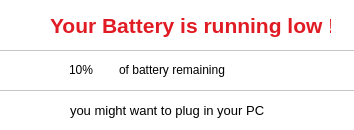
<?xml version="1.0" encoding="UTF-8"?>
<ui version="4.0">
 <class>Warning_Form</class>
 <widget class="QWidget" name="Warning_Form">
  <property name="geometry">
   <rect>
    <x>0</x>
    <y>0</y>
    <width>354</width>
    <height>130</height>
   </rect>
  </property>
  <property name="windowTitle">
   <string>Alert Battery</string>
  </property>
  <property name="styleSheet">
   <string notr="true">background-color: rgb(255, 255, 255)</string>
  </property>
  <widget class="QLabel" name="label_name">
   <property name="geometry">
    <rect>
     <x>50</x>
     <y>10</y>
     <width>281</width>
     <height>31</height>
    </rect>
   </property>
   <property name="frameShape">
    <enum>QFrame::NoFrame</enum>
   </property>
   <property name="frameShadow">
    <enum>QFrame::Sunken</enum>
   </property>
   <property name="text">
    <string>&lt;html&gt;&lt;head/&gt;&lt;body&gt;&lt;p&gt;&lt;span style=&quot; font-size:16pt; font-weight:600; color:#e01b24;&quot;&gt;Your Battery is running low !&lt;/span&gt;&lt;/p&gt;&lt;/body&gt;&lt;/html&gt;</string>
   </property>
  </widget>
  <widget class="QLabel" name="label">
   <property name="geometry">
    <rect>
     <x>10</x>
     <y>10</y>
     <width>31</width>
     <height>31</height>
    </rect>
   </property>
   <property name="text">
    <string/>
   </property>
   <property name="pixmap">
    <pixmap resource="Icon.qrc">:/newPrefix/PBL_Image&amp;Icon/warning.png</pixmap>
   </property>
   <property name="scaledContents">
    <bool>true</bool>
   </property>
  </widget>
  <widget class="QLabel" name="label_name_2">
   <property name="geometry">
    <rect>
     <x>70</x>
     <y>100</y>
     <width>201</width>
     <height>21</height>
    </rect>
   </property>
   <property name="text">
    <string>&lt;html&gt;&lt;head/&gt;&lt;body&gt;&lt;p&gt;&lt;span style=&quot; font-size:10pt; color:#000000;&quot;&gt;you might want to plug in your PC&lt;/span&gt;&lt;/p&gt;&lt;/body&gt;&lt;/html&gt;</string>
   </property>
  </widget>
  <widget class="QFrame" name="frame">
   <property name="geometry">
    <rect>
     <x>-1</x>
     <y>50</y>
     <width>401</width>
     <height>41</height>
    </rect>
   </property>
   <property name="frameShape">
    <enum>QFrame::StyledPanel</enum>
   </property>
   <property name="frameShadow">
    <enum>QFrame::Raised</enum>
   </property>
   <widget class="QLabel" name="txt_battery_level">
    <property name="geometry">
     <rect>
      <x>70</x>
      <y>10</y>
      <width>41</width>
      <height>21</height>
     </rect>
    </property>
    <property name="text">
     <string>&lt;html&gt;&lt;head/&gt;&lt;body&gt;&lt;p&gt;10%&lt;/p&gt;&lt;/body&gt;&lt;/html&gt;</string>
    </property>
   </widget>
   <widget class="QLabel" name="label_name_3">
    <property name="geometry">
     <rect>
      <x>120</x>
      <y>10</y>
      <width>141</width>
      <height>21</height>
     </rect>
    </property>
    <property name="text">
     <string>&lt;html&gt;&lt;head/&gt;&lt;body&gt;&lt;p&gt;of battery remaining&lt;/p&gt;&lt;/body&gt;&lt;/html&gt;</string>
    </property>
   </widget>
  </widget>
 </widget>
 <resources>
  <include location="Icon.qrc"/>
 </resources>
 <connections/>
</ui>
